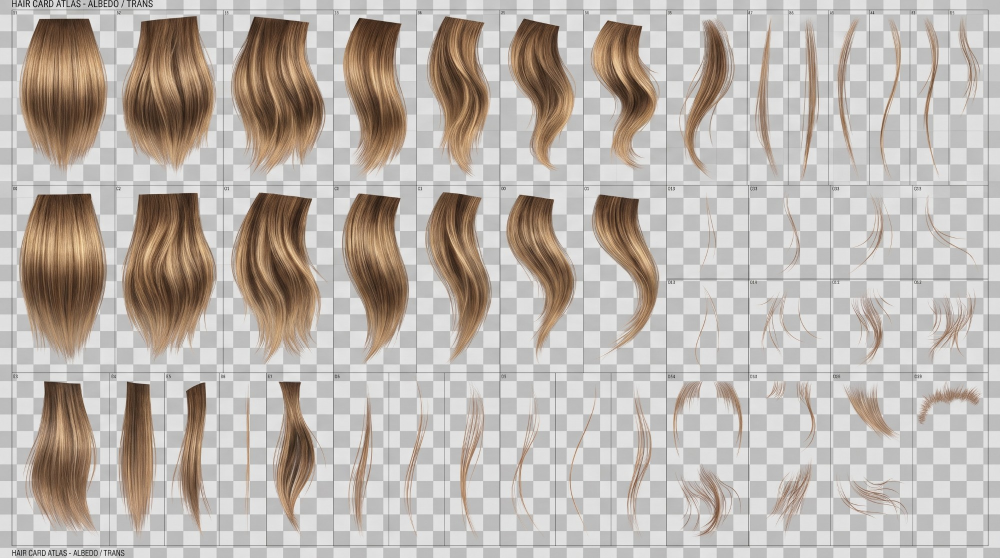
#> input picture tools/piezas/referencias/atlas_pelo_rubio.jpg, 2000 x 1116 px (shown at 1/2 size); its folder holds 4 pictures in this run
$ python crear_atlas_pelo_color.py
#> lines starting #> are read from the running program, lines starting #| are printed output that depends on the picture; after the words box and inside, x2 and y2 are one past the last pixel; in counts of white or black regions, pixels touching at a corner belong together
#> in main, src is the input picture: PIL image 2000x1116 RGB; mean R, G, B 187.4, 179.6, 172.9
#!/usr/bin/env python3
"""Atlas de mechones TUPIDOS a partir de las láminas de color con fondo de cuadros (rubio, oscuro, castaño).

El fondo de cuadros está pintado (no hay transparencia real): se separa el pelo por saturación/luminancia
(los cuadros son grises claros sin color). Salida por lámina:
  public/assets/aistudio/textures/hair_atlas_clumps_<color>.png  (4 columnas, raíz arriba, gris + alfa)
  public/assets/aistudio/textures/hair_atlas_clumps_colores.json  (raíz, punta y brillo medidos de cada lámina)
"""
import json
import os

import numpy as np
from PIL import Image, ImageFilter

HERE = os.path.dirname(os.path.abspath(__file__))
REPO = os.path.abspath(os.path.join(HERE, '..', '..'))
TEX = os.path.join(REPO, 'public', 'assets', 'aistudio', 'textures')
SHEETS = ['rubio', 'oscuro', 'castano']
# Mechones más poblados de la lámina (cajas sobre la imagen a 2000 px)
# Rejilla 4x2 de celdas de 256x512: fila 0 = mechones LARGOS, fila 1 = mechones CORTOS/medios;
# columnas de liso a muy curvado
CELLS = [
    (25, 375, 230, 745),    # largo liso tupido
    (230, 375, 445, 745),   # largo ondulado
    (445, 375, 665, 745),   # largo con ondas marcadas
    (665, 375, 833, 745),   # largo curvado en S
    (25, 750, 220, 1100),   # corto liso tupido
    (330, 750, 437, 1100),  # corto curvado
    (833, 20, 1000, 370),   # medio ondulado
    (1000, 20, 1167, 370),  # medio muy curvado
]
W = np.array([0.30, 0.59, 0.11])


def hex_(c):
    return '#' + ''.join('%02x' % int(np.clip(v, 0, 255)) for v in c)


def column(a, box):
#> called with box = (25, 375, 230, 745)
    x0, y0, x1, y1 = box
    m = 14
    c = a[y0 + m:y1 - m, x0 + m:x1 - m]
    lum = c @ W
    sat = c.max(2) - c.min(2)
    # cuadros: grises claros (sat < ~10, lum > ~170); pelo: más oscuro o con color
    alpha = np.clip(np.maximum((178 - lum) / 30.0, (sat - 12) / 18.0), 0, 1)
    ys, xs = np.nonzero(alpha > 0.4)
    sl = (slice(ys.min(), ys.max() + 1), slice(xs.min(), xs.max() + 1))
    c, lum, alpha = c[sl], lum[sl], alpha[sl]
#> c: shape (336, 175, 3) float32
#> lum: shape (336, 175) float64
#> alpha: shape (336, 175) float64
    hair = alpha > 0.6
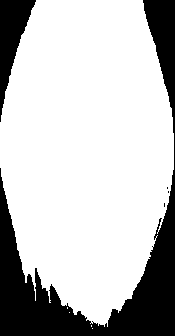
#> hair: shape (336, 175) bool; 75.8% white; 5 black regions (3 under 20 px), largest, box (x1, y1, x2, y2) and area: (0, 0, 175, 336) 12317, (0, 0, 36, 122) 1881
    lo, hi = np.percentile(lum[hair], 2), np.percentile(lum[hair], 99)
#> lo = 49.23; hi = 203.4
    fiber = np.clip((lum - lo) / max(1.0, hi - lo), 0, 1) * 0.8 + 0.2
    im = Image.fromarray((np.dstack([fiber, fiber, fiber, alpha]) * 255).astype(np.uint8), 'RGBA')
    col = Image.new('RGBA', (256, 512), (0, 0, 0, 0))
#> col: PIL image 256x512 RGBA; every value is 0
    col.paste(im.resize((244, 504), Image.LANCZOS), (6, 4))
    return np.asarray(col), c[hair]


def main():
    colors = {}
    for name in SHEETS:
        src = Image.open(os.path.join(HERE, 'referencias', 'atlas_pelo_%s.jpg' % name)).convert('RGB')
        if src.width != 2000:
            src = src.resize((2000, round(src.height * 2000 / src.width)), Image.LANCZOS)
        a = np.asarray(src).astype(np.float32)
        cols, px = zip(*[column(a, b) for b in CELLS])
#> call 2 of column, with box = (230, 375, 445, 745)
#> in column (call 2), `x0, y0, x1, y1 = box`: x0 = 230; y0 = 375; x1 = 445; y1 = 745
#> in column (call 2), `hair = alpha > 0.6`: hair: shape (333, 187) bool; 72.7% white; 8 black regions (4 under 20 px), largest, box (x1, y1, x2, y2) and area: (0, 171, 187, 333) 10871, (152, 0, 187, 138) 3100, (0, 0, 33, 173) 3016, (184, 149, 186, 169) 21
#> in column (call 2), `lo, hi = np.percentile(lum[hair], 2), np.percentile(lum[hair], 99)`: lo = 48.16; hi = 196.9
#> in column (call 2), `col.paste(im.resize((244, 504), Image.LANCZOS), (6, 4))`:
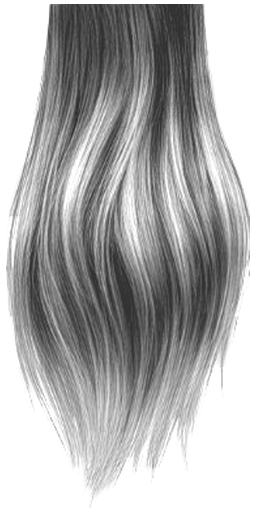
#> col: PIL image 256x512 RGBA; mean R, G, B, A 101.6, 101.6, 101.6, 174.8; transparent parts drawn white
#> call 3 of column, with box = (445, 375, 665, 745)
#> in column (call 3), `x0, y0, x1, y1 = box`: x0 = 445; x1 = 665
#> in column (call 3), `hair = alpha > 0.6`:
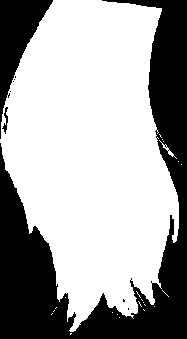
#> hair: shape (339, 187) bool; 64.7% white; 9 black regions (6 under 20 px), largest, box (x1, y1, x2, y2) and area: (0, 0, 187, 339) 19524, (0, 0, 53, 139) 2780, (2, 107, 8, 134) 64
#> in column (call 3), `lo, hi = np.percentile(lum[hair], 2), np.percentile(lum[hair], 99)`: lo = 43.93; hi = 200.1
#> in column (call 3), `col.paste(im.resize((244, 504), Image.LANCZOS), (6, 4))`:
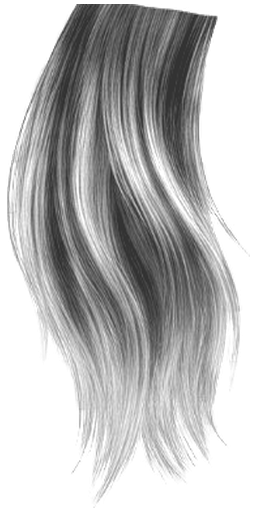
#> col: PIL image 256x512 RGBA; mean R, G, B, A 99.4, 99.4, 99.4, 156.4; transparent parts drawn white
#> call 4 of column, with box = (665, 375, 833, 745)
#> in column (call 4), `x0, y0, x1, y1 = box`: x0 = 665; x1 = 833
#> in column (call 4), `hair = alpha > 0.6`:
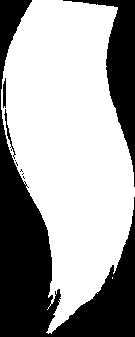
#> hair: shape (337, 135) bool; 63% white; 9 black regions (5 under 20 px), largest, box (x1, y1, x2, y2) and area: (0, 0, 135, 337) 13172, (63, 0, 135, 187) 3482, (4, 109, 16, 159) 89, (3, 78, 6, 108) 79
#> in column (call 4), `lo, hi = np.percentile(lum[hair], 2), np.percentile(lum[hair], 99)`: lo = 46.05; hi = 193.1
#> in column (call 4), `col.paste(im.resize((244, 504), Image.LANCZOS), (6, 4))`:
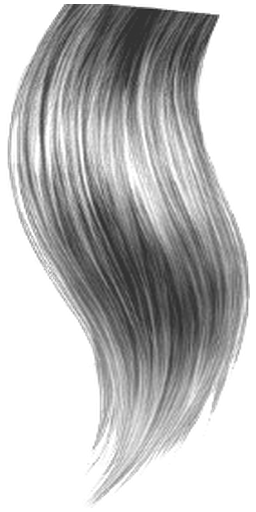
#> col: PIL image 256x512 RGBA; mean R, G, B, A 94.5, 94.5, 94.5, 152.2; transparent parts drawn white
#> in column (call 5), `x0, y0, x1, y1 = box`: x0 = 25; y0 = 750; x1 = 220; y1 = 1100
#> in column (call 5), `c = a[y0 + m:y1 - m, x0 + m:x1 - m]`:
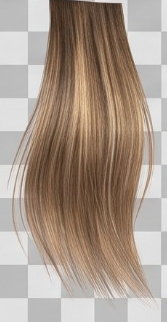
#> c: shape (322, 167, 3) float32; mean R, G, B 169.8, 154, 141.3
#> in column (call 5), `lo, hi = np.percentile(lum[hair], 2), np.percentile(lum[hair], 99)`: lo = 57.4; hi = 199
#> cols = 8 items; px = 8 items
        out = Image.fromarray(np.concatenate([np.concatenate(cols[:4], 1), np.concatenate(cols[4:], 1)], 0), 'RGBA')
        rgb = out.convert('RGB').filter(ImageFilter.MaxFilter(3))
        out = Image.merge('RGBA', (*rgb.split(), out.split()[3]))
        path = os.path.join(TEX, 'hair_atlas_clumps_%s.png' % name)
        out.save(path, optimize=True)
        allpx = np.concatenate(px)
        order = np.argsort(allpx @ W)
        pick = lambda q: allpx[order[int(q * (len(order) - 1))]]
        colors[name] = {'root': hex_(pick(0.12)), 'tip': hex_(pick(0.55)), 'high': hex_(pick(0.95))}
        print(name, path, colors[name])
    with open(os.path.join(TEX, 'hair_atlas_clumps_colores.json'), 'w') as f:
        json.dump(colors, f, indent=1)


if __name__ == '__main__':
    main()
